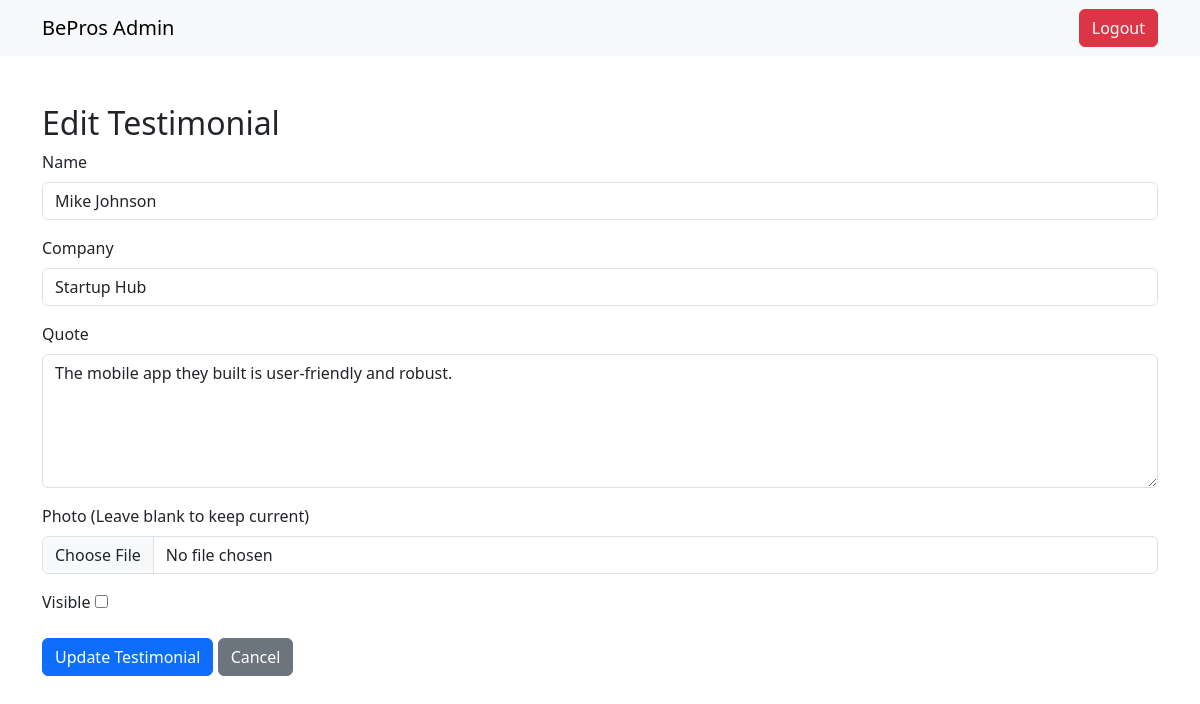
The app's page /admin/testimonials/edit.php?id=3 (signed in) with its own data.
### tables this page shows
CREATE TABLE testimonials (
    id INT AUTO_INCREMENT PRIMARY KEY,
    name VARCHAR(255) NOT NULL,
    company VARCHAR(255),
    quote TEXT NOT NULL,
    is_visible BOOLEAN DEFAULT 1,
    created_at TIMESTAMP DEFAULT CURRENT_TIMESTAMP
);

### admin/testimonials/edit.php (the view, shortened to what this page needs)
<?php
require_once '../../config/db.php';
$id = isset($_GET['id']) ? filter_var($_GET['id'], FILTER_SANITIZE_NUMBER_INT) : 0;
$testimonial = null;
try {
    $stmt = $pdo->prepare("SELECT * FROM testimonials WHERE id = ?");
    $stmt->execute([$id]);
    $testimonial = $stmt->fetch(PDO::FETCH_ASSOC);
} catch (PDOException $e) {
    $error = "Failed to fetch testimonial: " . $e->getMessage();
}
?>
<!DOCTYPE html>
<html lang="en">
<head>
    <link href="https://cdn.jsdelivr.net/npm/bootstrap@5.3.0/dist/css/bootstrap.min.css" rel="stylesheet">
</head>
<body>
    <nav class="navbar navbar-expand-lg navbar-light bg-light">
        <div class="container">
            <a class="navbar-brand" href="../dashboard.php">BePros Admin</a>
            <div class="ms-auto">
                <a href="../logout.php" class="btn btn-danger">Logout</a>
            </div>
        </div>
    </nav>
    <div class="container mt-5">
        <h2>Edit Testimonial</h2>
        <?php if ($testimonial): ?>
            <form method="POST" enctype="multipart/form-data">
                <div class="mb-3">
                    <label for="name" class="form-label">Name</label>
                    <input type="text" class="form-control" id="name" name="name" value="<?php echo htmlspecialchars($testimonial['name']); ?>" required>
                </div>
                <div class="mb-3">
                    <label for="company" class="form-label">Company</label>
                    <input type="text" class="form-control" id="company" name="company" value="<?php echo htmlspecialchars($testimonial['company']); ?>">
                </div>
                <div class="mb-3">
                    <label for="quote" class="form-label">Quote</label>
                    <textarea class="form-control" id="quote" name="quote" rows="5" required><?php echo htmlspecialchars($testimonial['quote']); ?></textarea>
                </div>
                <div class="mb-3">
                    <label for="photo" class="form-label">Photo (Leave blank to keep current)</label>
                    <input type="file" class="form-control" id="photo" name="photo" accept="image/*">
                </div>
                <div class="mb-3">
                    <label for="is_visible" class="form-label">Visible</label>
                    <input type="checkbox" id="is_visible" name="is_visible" <?php echo $testimonial['is_visible'] ? 'checked' : ''; ?>>
                </div>
                <button type="submit" class="btn btn-primary">Update Testimonial</button>
                <a href="manage.php" class="btn btn-secondary">Cancel</a>
            </form>
        <?php endif; ?>
    </div>
</body>
</html>

### records on screen
testimonials: name "Mike Johnson", company "Startup Hub", quote "The mobile app they built is user-friendly and robust."
